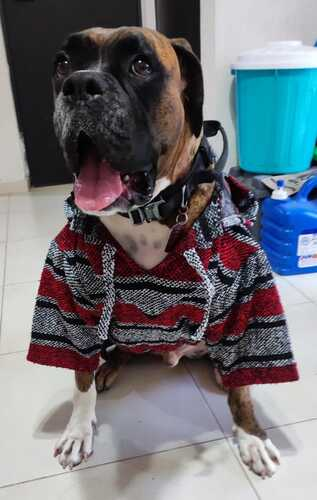
#> input picture Tarea2-HistogramaTransformaciones/Bruno.jpg, 317 x 500 px
$ python shearVertTransformation.py
#> lines starting #> are read from the running program, lines starting #| are printed output that depends on the picture
import cv2
import numpy as np

#Load image
ImageGray = cv2.imread("Bruno.jpg", 0)
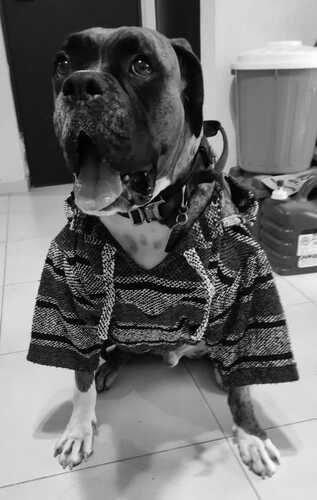
#> ImageGray: shape (500, 317); min 0, max 255, mean 112.3

#Obtener la forma de la matriz
m,n = ImageGray.shape
#> m = 500; n = 317
sv = 0.2      #Shear
shearVert = np.float32([[1,sv,0], [0,1,0]])
imgTransformed = cv2.warpAffine(ImageGray, shearVert, (n, m))
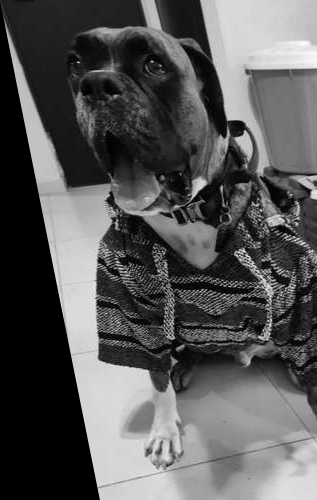
#> imgTransformed: shape (500, 317); min 0, max 252, mean 87.8

cv2.imshow('Imagen original',ImageGray)
cv2.imshow('imagen transformada',imgTransformed)

cv2.waitKey(0)
cv2.destroyAllWindows()
